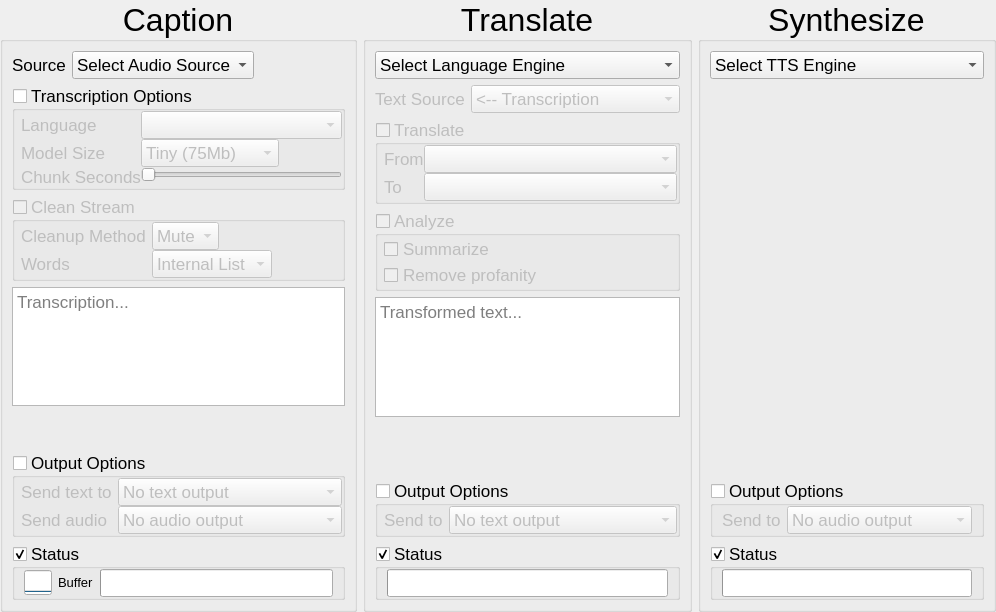
<?xml version="1.0" encoding="UTF-8"?>
<ui version="4.0">
 <class>MainWindow</class>
 <widget class="QMainWindow" name="MainWindow">
  <property name="geometry">
   <rect>
    <x>0</x>
    <y>0</y>
    <width>939</width>
    <height>612</height>
   </rect>
  </property>
  <property name="windowTitle">
   <string>LexiSynth - Live Language Assistant</string>
  </property>
  <widget class="QWidget" name="centralwidget">
   <layout class="QHBoxLayout" name="horizontalLayout">
    <property name="leftMargin">
     <number>0</number>
    </property>
    <property name="topMargin">
     <number>0</number>
    </property>
    <property name="rightMargin">
     <number>0</number>
    </property>
    <property name="bottomMargin">
     <number>0</number>
    </property>
    <item>
     <widget class="QGroupBox" name="groupBox">
      <property name="font">
       <font>
        <pointsize>24</pointsize>
       </font>
      </property>
      <property name="title">
       <string>Caption</string>
      </property>
      <property name="alignment">
       <set>Qt::AlignCenter</set>
      </property>
      <layout class="QVBoxLayout" name="verticalLayout">
       <property name="spacing">
        <number>6</number>
       </property>
       <item>
        <widget class="QWidget" name="widget" native="true">
         <property name="sizePolicy">
          <sizepolicy hsizetype="Expanding" vsizetype="Fixed">
           <horstretch>0</horstretch>
           <verstretch>0</verstretch>
          </sizepolicy>
         </property>
         <layout class="QFormLayout" name="formLayout">
          <property name="fieldGrowthPolicy">
           <enum>QFormLayout::ExpandingFieldsGrow</enum>
          </property>
          <property name="verticalSpacing">
           <number>0</number>
          </property>
          <property name="leftMargin">
           <number>0</number>
          </property>
          <property name="topMargin">
           <number>0</number>
          </property>
          <property name="rightMargin">
           <number>0</number>
          </property>
          <property name="bottomMargin">
           <number>0</number>
          </property>
          <item row="0" column="0">
           <widget class="QLabel" name="label">
            <property name="sizePolicy">
             <sizepolicy hsizetype="Fixed" vsizetype="Preferred">
              <horstretch>0</horstretch>
              <verstretch>0</verstretch>
             </sizepolicy>
            </property>
            <property name="minimumSize">
             <size>
              <width>20</width>
              <height>0</height>
             </size>
            </property>
            <property name="font">
             <font>
              <pointsize>13</pointsize>
             </font>
            </property>
            <property name="text">
             <string>Source</string>
            </property>
           </widget>
          </item>
          <item row="0" column="1">
           <widget class="QComboBox" name="comboBox_audioSources">
            <property name="font">
             <font>
              <pointsize>13</pointsize>
             </font>
            </property>
            <item>
             <property name="text">
              <string>Select Audio Source</string>
             </property>
            </item>
           </widget>
          </item>
         </layout>
        </widget>
       </item>
       <item>
        <widget class="QGroupBox" name="groupBox_transcriptionOpts">
         <property name="font">
          <font>
           <pointsize>13</pointsize>
          </font>
         </property>
         <property name="title">
          <string>Transcription Options</string>
         </property>
         <property name="checkable">
          <bool>true</bool>
         </property>
         <property name="checked">
          <bool>false</bool>
         </property>
         <layout class="QFormLayout" name="formLayout_6">
          <property name="fieldGrowthPolicy">
           <enum>QFormLayout::ExpandingFieldsGrow</enum>
          </property>
          <property name="horizontalSpacing">
           <number>0</number>
          </property>
          <property name="verticalSpacing">
           <number>0</number>
          </property>
          <property name="leftMargin">
           <number>6</number>
          </property>
          <property name="topMargin">
           <number>0</number>
          </property>
          <property name="rightMargin">
           <number>0</number>
          </property>
          <property name="bottomMargin">
           <number>0</number>
          </property>
          <item row="4" column="0">
           <widget class="QLabel" name="label_11">
            <property name="font">
             <font>
              <pointsize>13</pointsize>
             </font>
            </property>
            <property name="text">
             <string>Chunk Seconds</string>
            </property>
           </widget>
          </item>
          <item row="4" column="1">
           <widget class="QSlider" name="horizontalSlider_chunkSize">
            <property name="sizePolicy">
             <sizepolicy hsizetype="Expanding" vsizetype="Fixed">
              <horstretch>0</horstretch>
              <verstretch>0</verstretch>
             </sizepolicy>
            </property>
            <property name="font">
             <font>
              <pointsize>13</pointsize>
             </font>
            </property>
            <property name="minimum">
             <number>1</number>
            </property>
            <property name="maximum">
             <number>10</number>
            </property>
            <property name="orientation">
             <enum>Qt::Horizontal</enum>
            </property>
            <property name="tickPosition">
             <enum>QSlider::NoTicks</enum>
            </property>
            <property name="tickInterval">
             <number>1</number>
            </property>
           </widget>
          </item>
          <item row="0" column="1">
           <widget class="QComboBox" name="comboBox_transcriptionLanguage">
            <property name="sizePolicy">
             <sizepolicy hsizetype="Expanding" vsizetype="Fixed">
              <horstretch>0</horstretch>
              <verstretch>0</verstretch>
             </sizepolicy>
            </property>
           </widget>
          </item>
          <item row="0" column="0">
           <widget class="QLabel" name="label_5">
            <property name="text">
             <string>Language</string>
            </property>
           </widget>
          </item>
          <item row="1" column="1">
           <widget class="QComboBox" name="comboBox_modelSize">
            <item>
             <property name="text">
              <string>Tiny (75Mb)</string>
             </property>
            </item>
            <item>
             <property name="text">
              <string>Base (140Mb)</string>
             </property>
            </item>
            <item>
             <property name="text">
              <string>Small (400Mb)</string>
             </property>
            </item>
           </widget>
          </item>
          <item row="1" column="0">
           <widget class="QLabel" name="label_6">
            <property name="text">
             <string>Model Size</string>
            </property>
           </widget>
          </item>
         </layout>
        </widget>
       </item>
       <item>
        <widget class="QGroupBox" name="groupBox_cleanStream">
         <property name="enabled">
          <bool>false</bool>
         </property>
         <property name="font">
          <font>
           <pointsize>13</pointsize>
          </font>
         </property>
         <property name="title">
          <string>Clean Stream</string>
         </property>
         <property name="checkable">
          <bool>true</bool>
         </property>
         <property name="checked">
          <bool>false</bool>
         </property>
         <layout class="QFormLayout" name="formLayout_5">
          <property name="fieldGrowthPolicy">
           <enum>QFormLayout::ExpandingFieldsGrow</enum>
          </property>
          <property name="verticalSpacing">
           <number>0</number>
          </property>
          <property name="leftMargin">
           <number>6</number>
          </property>
          <property name="topMargin">
           <number>0</number>
          </property>
          <property name="rightMargin">
           <number>0</number>
          </property>
          <property name="bottomMargin">
           <number>0</number>
          </property>
          <item row="0" column="0">
           <widget class="QLabel" name="label_7">
            <property name="font">
             <font>
              <pointsize>13</pointsize>
             </font>
            </property>
            <property name="text">
             <string>Cleanup Method</string>
            </property>
           </widget>
          </item>
          <item row="0" column="1">
           <widget class="QComboBox" name="comboBox_6">
            <property name="font">
             <font>
              <pointsize>13</pointsize>
             </font>
            </property>
            <item>
             <property name="text">
              <string>Mute</string>
             </property>
            </item>
            <item>
             <property name="text">
              <string>Beep</string>
             </property>
            </item>
           </widget>
          </item>
          <item row="1" column="0">
           <widget class="QLabel" name="label_12">
            <property name="font">
             <font>
              <pointsize>13</pointsize>
             </font>
            </property>
            <property name="text">
             <string>Words</string>
            </property>
           </widget>
          </item>
          <item row="1" column="1">
           <widget class="QComboBox" name="comboBox_8">
            <property name="font">
             <font>
              <pointsize>13</pointsize>
             </font>
            </property>
            <item>
             <property name="text">
              <string>Internal List</string>
             </property>
            </item>
            <item>
             <property name="text">
              <string>Custom List</string>
             </property>
            </item>
           </widget>
          </item>
         </layout>
        </widget>
       </item>
       <item>
        <widget class="QTextBrowser" name="textBrowser_output">
         <property name="maximumSize">
          <size>
           <width>16777215</width>
           <height>120</height>
          </size>
         </property>
         <property name="font">
          <font>
           <pointsize>13</pointsize>
          </font>
         </property>
         <property name="placeholderText">
          <string>Transcription...</string>
         </property>
        </widget>
       </item>
       <item>
        <spacer name="verticalSpacer">
         <property name="orientation">
          <enum>Qt::Vertical</enum>
         </property>
         <property name="sizeHint" stdset="0">
          <size>
           <width>20</width>
           <height>40</height>
          </size>
         </property>
        </spacer>
       </item>
       <item>
        <widget class="QGroupBox" name="groupBox_output">
         <property name="sizePolicy">
          <sizepolicy hsizetype="Preferred" vsizetype="Fixed">
           <horstretch>0</horstretch>
           <verstretch>0</verstretch>
          </sizepolicy>
         </property>
         <property name="font">
          <font>
           <pointsize>13</pointsize>
          </font>
         </property>
         <property name="title">
          <string>Output Options</string>
         </property>
         <property name="checkable">
          <bool>true</bool>
         </property>
         <property name="checked">
          <bool>false</bool>
         </property>
         <layout class="QFormLayout" name="formLayout_2">
          <property name="verticalSpacing">
           <number>0</number>
          </property>
          <property name="leftMargin">
           <number>6</number>
          </property>
          <property name="topMargin">
           <number>0</number>
          </property>
          <property name="rightMargin">
           <number>0</number>
          </property>
          <property name="bottomMargin">
           <number>0</number>
          </property>
          <item row="1" column="0">
           <widget class="QLabel" name="label_2">
            <property name="font">
             <font>
              <pointsize>13</pointsize>
             </font>
            </property>
            <property name="text">
             <string>Send text to</string>
            </property>
           </widget>
          </item>
          <item row="1" column="1">
           <widget class="QComboBox" name="comboBox_transcriptionOutputText">
            <property name="font">
             <font>
              <pointsize>13</pointsize>
             </font>
            </property>
            <item>
             <property name="text">
              <string>No text output</string>
             </property>
            </item>
            <item>
             <property name="text">
              <string>Text File</string>
             </property>
            </item>
            <item>
             <property name="text">
              <string>OBS WS Text Source</string>
             </property>
            </item>
            <item>
             <property name="text">
              <string>Caption stream</string>
             </property>
            </item>
            <item>
             <property name="text">
              <string>HTTP (Browser / Overlay)</string>
             </property>
            </item>
            <item>
             <property name="text">
              <string>SRT File</string>
             </property>
            </item>
           </widget>
          </item>
          <item row="2" column="0">
           <widget class="QLabel" name="label_8">
            <property name="font">
             <font>
              <pointsize>13</pointsize>
             </font>
            </property>
            <property name="text">
             <string>Send audio</string>
            </property>
           </widget>
          </item>
          <item row="2" column="1">
           <widget class="QComboBox" name="comboBox_transcriptionOutputAudio">
            <property name="enabled">
             <bool>false</bool>
            </property>
            <property name="font">
             <font>
              <pointsize>13</pointsize>
             </font>
            </property>
            <property name="toolTip">
             <string>Only available in Lexis Pro</string>
            </property>
            <item>
             <property name="text">
              <string>No audio output</string>
             </property>
            </item>
            <item>
             <property name="text">
              <string>File (one shot)</string>
             </property>
            </item>
            <item>
             <property name="text">
              <string>File (continuous)</string>
             </property>
            </item>
            <item>
             <property name="text">
              <string>-- Output Devices --</string>
             </property>
            </item>
           </widget>
          </item>
          <item row="3" column="1">
           <widget class="QWidget" name="widget_2" native="true">
            <layout class="QHBoxLayout" name="horizontalLayout_2">
             <property name="spacing">
              <number>0</number>
             </property>
             <property name="leftMargin">
              <number>0</number>
             </property>
             <property name="topMargin">
              <number>0</number>
             </property>
             <property name="rightMargin">
              <number>0</number>
             </property>
             <property name="bottomMargin">
              <number>0</number>
             </property>
            </layout>
           </widget>
          </item>
         </layout>
        </widget>
       </item>
       <item>
        <widget class="QGroupBox" name="groupBox_statusTranscription">
         <property name="font">
          <font>
           <pointsize>13</pointsize>
          </font>
         </property>
         <property name="title">
          <string>Status</string>
         </property>
         <property name="checkable">
          <bool>true</bool>
         </property>
         <layout class="QHBoxLayout" name="horizontalLayout_5">
          <property name="spacing">
           <number>6</number>
          </property>
          <property name="topMargin">
           <number>0</number>
          </property>
          <property name="bottomMargin">
           <number>0</number>
          </property>
          <item>
           <widget class="QProgressBar" name="progressBar_audioSignal">
            <property name="sizePolicy">
             <sizepolicy hsizetype="Fixed" vsizetype="Fixed">
              <horstretch>0</horstretch>
              <verstretch>0</verstretch>
             </sizepolicy>
            </property>
            <property name="maximumSize">
             <size>
              <width>16777215</width>
              <height>25</height>
             </size>
            </property>
            <property name="value">
             <number>0</number>
            </property>
            <property name="textVisible">
             <bool>false</bool>
            </property>
            <property name="orientation">
             <enum>Qt::Vertical</enum>
            </property>
           </widget>
          </item>
          <item>
           <widget class="QLabel" name="label_14">
            <property name="sizePolicy">
             <sizepolicy hsizetype="Preferred" vsizetype="Fixed">
              <horstretch>0</horstretch>
              <verstretch>0</verstretch>
             </sizepolicy>
            </property>
            <property name="font">
             <font>
              <pointsize>10</pointsize>
             </font>
            </property>
            <property name="text">
             <string>Buffer</string>
            </property>
           </widget>
          </item>
          <item>
           <widget class="QProgressBar" name="progressBar_audioBuffer">
            <property name="value">
             <number>0</number>
            </property>
            <property name="textVisible">
             <bool>false</bool>
            </property>
           </widget>
          </item>
         </layout>
        </widget>
       </item>
      </layout>
     </widget>
    </item>
    <item>
     <widget class="QGroupBox" name="groupBox_2">
      <property name="enabled">
       <bool>true</bool>
      </property>
      <property name="font">
       <font>
        <pointsize>24</pointsize>
       </font>
      </property>
      <property name="title">
       <string>Translate</string>
      </property>
      <property name="alignment">
       <set>Qt::AlignCenter</set>
      </property>
      <property name="checked">
       <bool>false</bool>
      </property>
      <layout class="QVBoxLayout" name="verticalLayout_2">
       <property name="spacing">
        <number>6</number>
       </property>
       <item>
        <widget class="QComboBox" name="comboBox_languageEngine">
         <property name="font">
          <font>
           <pointsize>13</pointsize>
          </font>
         </property>
         <item>
          <property name="text">
           <string>Select Language Engine</string>
          </property>
         </item>
         <item>
          <property name="text">
           <string>Local LLM</string>
          </property>
         </item>
         <item>
          <property name="text">
           <string>OpenAI API</string>
          </property>
         </item>
         <item>
          <property name="text">
           <string>DeepL API</string>
          </property>
         </item>
        </widget>
       </item>
       <item>
        <widget class="QWidget" name="widget_textSourceSelect" native="true">
         <property name="enabled">
          <bool>false</bool>
         </property>
         <layout class="QHBoxLayout" name="horizontalLayout_4">
          <property name="spacing">
           <number>6</number>
          </property>
          <property name="leftMargin">
           <number>0</number>
          </property>
          <property name="topMargin">
           <number>0</number>
          </property>
          <property name="rightMargin">
           <number>0</number>
          </property>
          <property name="bottomMargin">
           <number>0</number>
          </property>
          <item>
           <widget class="QLabel" name="label_13">
            <property name="font">
             <font>
              <pointsize>13</pointsize>
             </font>
            </property>
            <property name="text">
             <string>Text Source</string>
            </property>
           </widget>
          </item>
          <item>
           <widget class="QComboBox" name="comboBox_translationSourceSelect">
            <property name="sizePolicy">
             <sizepolicy hsizetype="Expanding" vsizetype="Fixed">
              <horstretch>0</horstretch>
              <verstretch>0</verstretch>
             </sizepolicy>
            </property>
            <property name="font">
             <font>
              <pointsize>13</pointsize>
             </font>
            </property>
            <item>
             <property name="text">
              <string>&lt;-- Transcription</string>
             </property>
            </item>
            <item>
             <property name="text">
              <string>File</string>
             </property>
            </item>
            <item>
             <property name="text">
              <string>URL</string>
             </property>
            </item>
            <item>
             <property name="text">
              <string>--- Get OBS Sources ---</string>
             </property>
            </item>
           </widget>
          </item>
         </layout>
        </widget>
       </item>
       <item>
        <widget class="QGroupBox" name="groupBox_translation">
         <property name="enabled">
          <bool>false</bool>
         </property>
         <property name="sizePolicy">
          <sizepolicy hsizetype="Preferred" vsizetype="Fixed">
           <horstretch>0</horstretch>
           <verstretch>0</verstretch>
          </sizepolicy>
         </property>
         <property name="font">
          <font>
           <pointsize>13</pointsize>
          </font>
         </property>
         <property name="title">
          <string>Translate</string>
         </property>
         <property name="checkable">
          <bool>true</bool>
         </property>
         <property name="checked">
          <bool>false</bool>
         </property>
         <layout class="QFormLayout" name="formLayout_4">
          <property name="fieldGrowthPolicy">
           <enum>QFormLayout::ExpandingFieldsGrow</enum>
          </property>
          <property name="horizontalSpacing">
           <number>0</number>
          </property>
          <property name="verticalSpacing">
           <number>0</number>
          </property>
          <property name="leftMargin">
           <number>6</number>
          </property>
          <property name="topMargin">
           <number>0</number>
          </property>
          <property name="rightMargin">
           <number>0</number>
          </property>
          <property name="bottomMargin">
           <number>0</number>
          </property>
          <item row="2" column="1">
           <widget class="QComboBox" name="comboBox_toLanguage">
            <property name="sizePolicy">
             <sizepolicy hsizetype="Expanding" vsizetype="Fixed">
              <horstretch>0</horstretch>
              <verstretch>0</verstretch>
             </sizepolicy>
            </property>
            <property name="font">
             <font>
              <pointsize>13</pointsize>
             </font>
            </property>
           </widget>
          </item>
          <item row="2" column="0">
           <widget class="QLabel" name="label_4">
            <property name="font">
             <font>
              <pointsize>13</pointsize>
             </font>
            </property>
            <property name="text">
             <string>To</string>
            </property>
           </widget>
          </item>
          <item row="0" column="1">
           <widget class="QComboBox" name="comboBox_fromLanguage">
            <property name="sizePolicy">
             <sizepolicy hsizetype="Expanding" vsizetype="Fixed">
              <horstretch>0</horstretch>
              <verstretch>0</verstretch>
             </sizepolicy>
            </property>
            <property name="font">
             <font>
              <pointsize>13</pointsize>
             </font>
            </property>
           </widget>
          </item>
          <item row="0" column="0">
           <widget class="QLabel" name="label_10">
            <property name="font">
             <font>
              <pointsize>13</pointsize>
             </font>
            </property>
            <property name="text">
             <string>From</string>
            </property>
           </widget>
          </item>
         </layout>
        </widget>
       </item>
       <item alignment="Qt::AlignTop">
        <widget class="QGroupBox" name="groupBox_analyze">
         <property name="enabled">
          <bool>false</bool>
         </property>
         <property name="font">
          <font>
           <pointsize>13</pointsize>
          </font>
         </property>
         <property name="title">
          <string>Analyze</string>
         </property>
         <property name="checkable">
          <bool>true</bool>
         </property>
         <property name="checked">
          <bool>false</bool>
         </property>
         <layout class="QFormLayout" name="formLayout_8">
          <property name="fieldGrowthPolicy">
           <enum>QFormLayout::ExpandingFieldsGrow</enum>
          </property>
          <property name="horizontalSpacing">
           <number>0</number>
          </property>
          <property name="verticalSpacing">
           <number>0</number>
          </property>
          <property name="leftMargin">
           <number>6</number>
          </property>
          <property name="topMargin">
           <number>0</number>
          </property>
          <property name="rightMargin">
           <number>0</number>
          </property>
          <property name="bottomMargin">
           <number>0</number>
          </property>
          <item row="3" column="0">
           <widget class="QCheckBox" name="checkBox_2">
            <property name="sizePolicy">
             <sizepolicy hsizetype="Expanding" vsizetype="Fixed">
              <horstretch>0</horstretch>
              <verstretch>0</verstretch>
             </sizepolicy>
            </property>
            <property name="font">
             <font>
              <pointsize>13</pointsize>
             </font>
            </property>
            <property name="text">
             <string>Remove profanity</string>
            </property>
           </widget>
          </item>
          <item row="2" column="0">
           <widget class="QCheckBox" name="checkBox">
            <property name="sizePolicy">
             <sizepolicy hsizetype="Expanding" vsizetype="Fixed">
              <horstretch>0</horstretch>
              <verstretch>0</verstretch>
             </sizepolicy>
            </property>
            <property name="font">
             <font>
              <pointsize>13</pointsize>
             </font>
            </property>
            <property name="text">
             <string>Summarize</string>
            </property>
           </widget>
          </item>
         </layout>
        </widget>
       </item>
       <item>
        <widget class="QTextBrowser" name="textBrowser_transformedTextOutput">
         <property name="maximumSize">
          <size>
           <width>16777215</width>
           <height>120</height>
          </size>
         </property>
         <property name="font">
          <font>
           <pointsize>13</pointsize>
          </font>
         </property>
         <property name="acceptRichText">
          <bool>false</bool>
         </property>
         <property name="placeholderText">
          <string>Transformed text...</string>
         </property>
        </widget>
       </item>
       <item>
        <spacer name="verticalSpacer_2">
         <property name="orientation">
          <enum>Qt::Vertical</enum>
         </property>
         <property name="sizeHint" stdset="0">
          <size>
           <width>20</width>
           <height>40</height>
          </size>
         </property>
        </spacer>
       </item>
       <item alignment="Qt::AlignVCenter">
        <widget class="QGroupBox" name="groupBox_langOutputs">
         <property name="font">
          <font>
           <pointsize>13</pointsize>
          </font>
         </property>
         <property name="title">
          <string>Output Options</string>
         </property>
         <property name="checkable">
          <bool>true</bool>
         </property>
         <property name="checked">
          <bool>false</bool>
         </property>
         <layout class="QFormLayout" name="formLayout_3">
          <property name="fieldGrowthPolicy">
           <enum>QFormLayout::ExpandingFieldsGrow</enum>
          </property>
          <property name="verticalSpacing">
           <number>0</number>
          </property>
          <property name="leftMargin">
           <number>6</number>
          </property>
          <property name="topMargin">
           <number>0</number>
          </property>
          <property name="rightMargin">
           <number>0</number>
          </property>
          <property name="bottomMargin">
           <number>0</number>
          </property>
          <item row="1" column="0">
           <widget class="QLabel" name="label_3">
            <property name="font">
             <font>
              <pointsize>13</pointsize>
             </font>
            </property>
            <property name="text">
             <string>Send to</string>
            </property>
           </widget>
          </item>
          <item row="1" column="1">
           <widget class="QComboBox" name="comboBox_translationOutputTextOptions">
            <property name="sizePolicy">
             <sizepolicy hsizetype="Expanding" vsizetype="Fixed">
              <horstretch>0</horstretch>
              <verstretch>0</verstretch>
             </sizepolicy>
            </property>
            <property name="font">
             <font>
              <pointsize>13</pointsize>
             </font>
            </property>
            <item>
             <property name="text">
              <string>No text output</string>
             </property>
            </item>
            <item>
             <property name="text">
              <string>Text File</string>
             </property>
            </item>
            <item>
             <property name="text">
              <string>OBS Text Source</string>
             </property>
            </item>
            <item>
             <property name="text">
              <string>Captions stream</string>
             </property>
            </item>
            <item>
             <property name="text">
              <string>HTTP (Browser / Overlay)</string>
             </property>
            </item>
            <item>
             <property name="text">
              <string>SRT File</string>
             </property>
            </item>
           </widget>
          </item>
         </layout>
        </widget>
       </item>
       <item>
        <widget class="QGroupBox" name="groupBox_statusTranslate">
         <property name="font">
          <font>
           <pointsize>13</pointsize>
          </font>
         </property>
         <property name="title">
          <string>Status</string>
         </property>
         <property name="checkable">
          <bool>true</bool>
         </property>
         <layout class="QVBoxLayout" name="verticalLayout_5">
          <property name="topMargin">
           <number>0</number>
          </property>
          <property name="bottomMargin">
           <number>0</number>
          </property>
          <item>
           <widget class="QProgressBar" name="progressBar_translationProgress">
            <property name="value">
             <number>0</number>
            </property>
            <property name="textVisible">
             <bool>false</bool>
            </property>
           </widget>
          </item>
         </layout>
        </widget>
       </item>
      </layout>
     </widget>
    </item>
    <item>
     <widget class="QGroupBox" name="groupBox_3">
      <property name="enabled">
       <bool>true</bool>
      </property>
      <property name="font">
       <font>
        <pointsize>24</pointsize>
       </font>
      </property>
      <property name="title">
       <string>Synthesize</string>
      </property>
      <property name="alignment">
       <set>Qt::AlignCenter</set>
      </property>
      <property name="checked">
       <bool>false</bool>
      </property>
      <layout class="QVBoxLayout" name="verticalLayout_6">
       <item>
        <widget class="QComboBox" name="comboBox_speechEngine">
         <property name="font">
          <font>
           <pointsize>13</pointsize>
          </font>
         </property>
         <item>
          <property name="text">
           <string>Select TTS Engine</string>
          </property>
         </item>
         <item>
          <property name="text">
           <string>OpenAI</string>
          </property>
         </item>
         <item>
          <property name="text">
           <string>ElevenLabs</string>
          </property>
         </item>
        </widget>
       </item>
       <item>
        <spacer name="verticalSpacer_3">
         <property name="orientation">
          <enum>Qt::Vertical</enum>
         </property>
         <property name="sizeHint" stdset="0">
          <size>
           <width>20</width>
           <height>40</height>
          </size>
         </property>
        </spacer>
       </item>
       <item>
        <widget class="QGroupBox" name="groupBox_ttsOutput">
         <property name="sizePolicy">
          <sizepolicy hsizetype="Preferred" vsizetype="Fixed">
           <horstretch>0</horstretch>
           <verstretch>0</verstretch>
          </sizepolicy>
         </property>
         <property name="font">
          <font>
           <pointsize>13</pointsize>
          </font>
         </property>
         <property name="title">
          <string>Output Options</string>
         </property>
         <property name="checkable">
          <bool>true</bool>
         </property>
         <property name="checked">
          <bool>false</bool>
         </property>
         <layout class="QFormLayout" name="formLayout_7">
          <property name="verticalSpacing">
           <number>0</number>
          </property>
          <property name="topMargin">
           <number>0</number>
          </property>
          <property name="bottomMargin">
           <number>0</number>
          </property>
          <item row="0" column="0">
           <widget class="QLabel" name="label_9">
            <property name="font">
             <font>
              <pointsize>13</pointsize>
             </font>
            </property>
            <property name="text">
             <string>Send to</string>
            </property>
           </widget>
          </item>
          <item row="0" column="1">
           <widget class="QComboBox" name="comboBox_10">
            <property name="font">
             <font>
              <pointsize>13</pointsize>
             </font>
            </property>
            <item>
             <property name="text">
              <string>No audio output</string>
             </property>
            </item>
            <item>
             <property name="text">
              <string>File: One shot</string>
             </property>
            </item>
            <item>
             <property name="text">
              <string>File: Continuous</string>
             </property>
            </item>
            <item>
             <property name="text">
              <string>Local stream (HTTP)</string>
             </property>
            </item>
            <item>
             <property name="text">
              <string>-- Output Devices --</string>
             </property>
            </item>
           </widget>
          </item>
         </layout>
        </widget>
       </item>
       <item>
        <widget class="QGroupBox" name="groupBox_10">
         <property name="font">
          <font>
           <pointsize>13</pointsize>
          </font>
         </property>
         <property name="title">
          <string>Status</string>
         </property>
         <property name="checkable">
          <bool>true</bool>
         </property>
         <layout class="QVBoxLayout" name="verticalLayout_7">
          <property name="topMargin">
           <number>0</number>
          </property>
          <property name="bottomMargin">
           <number>0</number>
          </property>
          <item>
           <widget class="QProgressBar" name="progressBar_ttsProgress">
            <property name="value">
             <number>0</number>
            </property>
            <property name="textVisible">
             <bool>false</bool>
            </property>
           </widget>
          </item>
         </layout>
        </widget>
       </item>
      </layout>
     </widget>
    </item>
   </layout>
  </widget>
  <widget class="QMenuBar" name="menubar">
   <property name="geometry">
    <rect>
     <x>0</x>
     <y>0</y>
     <width>939</width>
     <height>24</height>
    </rect>
   </property>
  </widget>
  <action name="actionSettings">
   <property name="text">
    <string>Settings</string>
   </property>
  </action>
  <action name="actionSettings_2">
   <property name="text">
    <string>Settings</string>
   </property>
  </action>
 </widget>
 <resources/>
 <connections/>
</ui>
